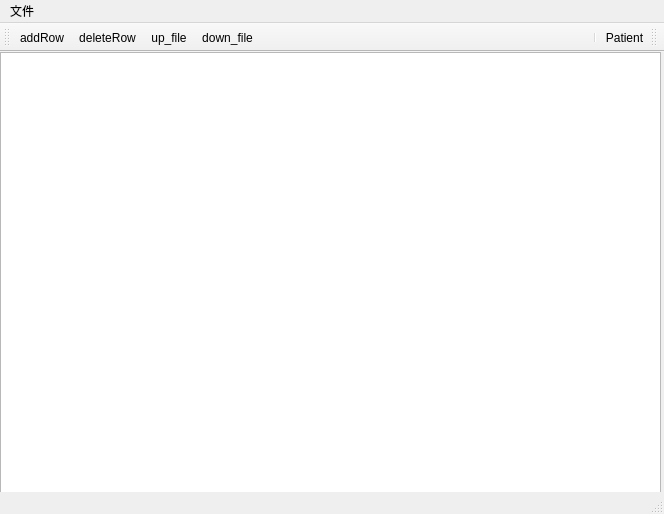
<?xml version="1.0" encoding="UTF-8"?>
<ui version="4.0">
 <class>MainWindow</class>
 <widget class="QMainWindow" name="MainWindow">
  <property name="geometry">
   <rect>
    <x>0</x>
    <y>0</y>
    <width>664</width>
    <height>514</height>
   </rect>
  </property>
  <property name="windowTitle">
   <string>病人信息显示</string>
  </property>
  <property name="windowIcon">
   <iconset>
    <normaloff>icons/patient.icns</normaloff>icons/patient.icns</iconset>
  </property>
  <widget class="QWidget" name="centralwidget">
   <widget class="QTreeView" name="treeView">
    <property name="geometry">
     <rect>
      <x>0</x>
      <y>0</y>
      <width>661</width>
      <height>451</height>
     </rect>
    </property>
   </widget>
  </widget>
  <widget class="QMenuBar" name="menubar">
   <property name="geometry">
    <rect>
     <x>0</x>
     <y>0</y>
     <width>664</width>
     <height>23</height>
    </rect>
   </property>
   <widget class="QMenu" name="file">
    <property name="title">
     <string>文件</string>
    </property>
    <widget class="QMenu" name="menu">
     <property name="title">
      <string>另存为</string>
     </property>
     <addaction name="actionExport"/>
     <addaction name="actionTxt"/>
    </widget>
    <addaction name="menu"/>
    <addaction name="actionQuit"/>
   </widget>
   <addaction name="file"/>
  </widget>
  <widget class="QStatusBar" name="statusbar"/>
  <widget class="QToolBar" name="toolBar">
   <property name="windowTitle">
    <string>toolBar</string>
   </property>
   <attribute name="toolBarArea">
    <enum>TopToolBarArea</enum>
   </attribute>
   <attribute name="toolBarBreak">
    <bool>false</bool>
   </attribute>
   <addaction name="actionAddRow"/>
   <addaction name="actionDeleteRow"/>
   <addaction name="actionUp_file"/>
   <addaction name="actionDown_file"/>
  </widget>
  <widget class="QToolBar" name="toolBar_2">
   <property name="windowTitle">
    <string>toolBar_2</string>
   </property>
   <property name="layoutDirection">
    <enum>Qt::RightToLeft</enum>
   </property>
   <attribute name="toolBarArea">
    <enum>TopToolBarArea</enum>
   </attribute>
   <attribute name="toolBarBreak">
    <bool>false</bool>
   </attribute>
   <addaction name="actionPatient"/>
   <addaction name="separator"/>
  </widget>
  <action name="actionAddRow">
   <property name="icon">
    <iconset>
     <normaloff>icons/addRow.icns</normaloff>icons/addRow.icns</iconset>
   </property>
   <property name="text">
    <string>addRow</string>
   </property>
   <property name="toolTip">
    <string>addRow</string>
   </property>
  </action>
  <action name="actionDeleteRow">
   <property name="icon">
    <iconset>
     <normaloff>icons/deleteRow.ico</normaloff>icons/deleteRow.ico</iconset>
   </property>
   <property name="text">
    <string>deleteRow</string>
   </property>
   <property name="toolTip">
    <string>deleteRow</string>
   </property>
  </action>
  <action name="actionPatient">
   <property name="checkable">
    <bool>true</bool>
   </property>
   <property name="icon">
    <iconset>
     <normaloff>icons/patient.icns</normaloff>icons/patient.icns</iconset>
   </property>
   <property name="text">
    <string>Patient</string>
   </property>
   <property name="toolTip">
    <string>Patient</string>
   </property>
  </action>
  <action name="actionUp_file">
   <property name="icon">
    <iconset>
     <normaloff>icons/up_file.ico</normaloff>icons/up_file.ico</iconset>
   </property>
   <property name="text">
    <string>up_file</string>
   </property>
   <property name="toolTip">
    <string>up_file</string>
   </property>
  </action>
  <action name="actionDown_file">
   <property name="icon">
    <iconset>
     <normaloff>icons/download_file.ico</normaloff>icons/download_file.ico</iconset>
   </property>
   <property name="text">
    <string>down_file</string>
   </property>
   <property name="toolTip">
    <string>down_file</string>
   </property>
  </action>
  <action name="actionExport">
   <property name="text">
    <string>输出为excel</string>
   </property>
  </action>
  <action name="actionQuit">
   <property name="text">
    <string>退出</string>
   </property>
  </action>
  <action name="actionTxt">
   <property name="text">
    <string>输出为txt</string>
   </property>
  </action>
 </widget>
 <resources>
  <include location="icons/main.qrc"/>
 </resources>
 <connections/>
</ui>
